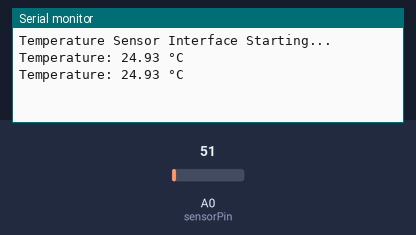
Recording of a sketch running on a simulated Arduino Uno, built with avr-gcc and run on an emulated ATmega328P. Parts: the last lines printed to the serial monitor. Inputs (shaded band) come from the test bench; at power-on: A0 (sensorPin) = 51.

Above: at 1.8 s.
1.9 s: A0 (sensorPin) set to 61
At 2.8 s:
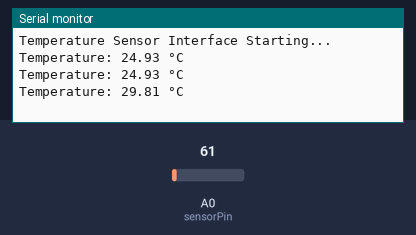
3.4 s: A0 (sensorPin) set to 71
At 4.8 s:
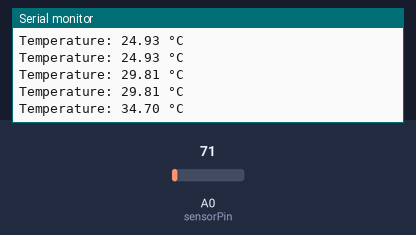
Timing chart, 0 to 6.4 s (numbered marks = the images above; inputs shaded):
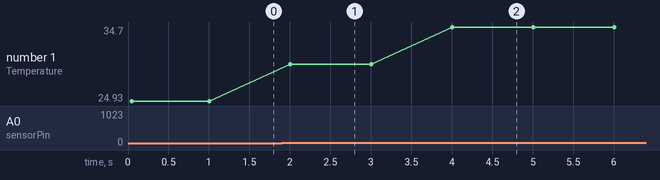

Measured:
- after the input at 1.9 s, the serial monitor: prints a new line after 0.10 s (image 1)
- after the input at 3.4 s, the serial monitor: prints a new line after 0.60 s (image 2)
- plotted number 1: 24.93 → 29.81 after the input at 1.9 s, 29.81 → 34.7 after the input at 3.4 s

The sketch:

sketch_exp_3_a.ino
```cpp
//3.a.Hardware- To interface a temperature sensor (e.g., LM35) with Arduino

const int sensorPin = A0;
void setup() {
  Serial.begin(9600);
  Serial.println("Temperature Sensor Interface Starting...");
}
void loop() {
  int sensorValue = analogRead(sensorPin);
  float voltage = sensorValue * (5.0 / 1023.0);
  float temperature = voltage * 100.0;
  Serial.print("Temperature: ");
  Serial.print(temperature);
  Serial.println(" °C");
  delay(1000);
}
```
